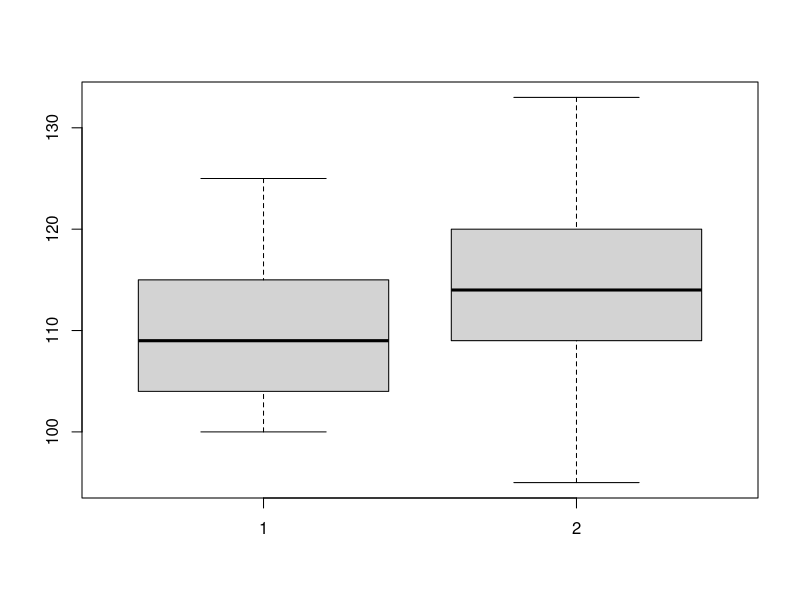
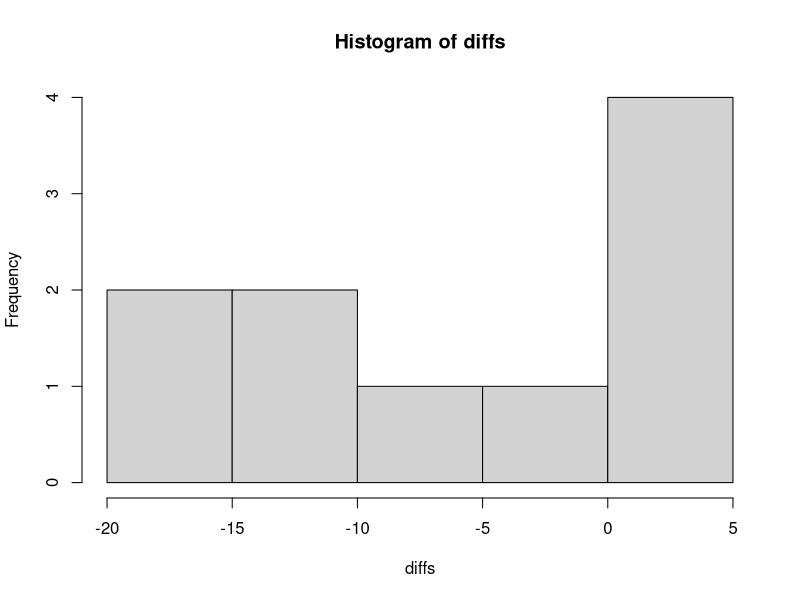
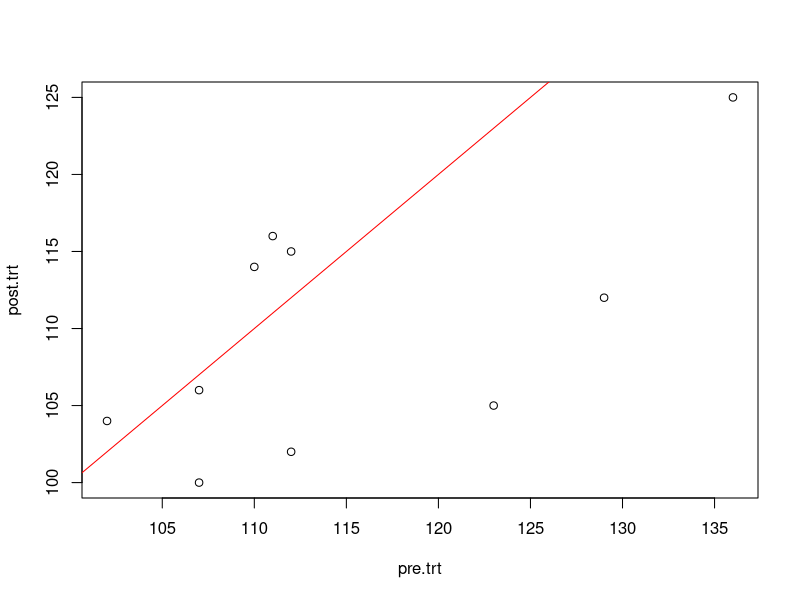

Reproduce these figures in R, in order.
## ---- chunk 1
knitr::opts_chunk$set(echo = TRUE)
## ---- chunk 2
# Define a variable to contain the list of cheese block weights
percents = c(0.8403, 0.8363, 0.8447)
# calculate the t-test results. The t.test function also produces a confidence interval
t.test (percents, mu=0.86)
## ---- chunk 3
# Define a variable for each group
sysbp.trt = c(100, 114, 105, 112, 115, 116, 106, 102, 125, 104)
sysbp.ctl = c(124, 97, 113, 105, 95, 119, 114, 114, 121, 118, 133)
# visualize the data
boxplot (sysbp.trt, sysbp.ctl)
# calculate the t-test and confidence interval
t.test (sysbp.trt, sysbp.ctl, var.equal=T)
## ---- chunk 4
df = data.frame (subject= 1:10, 
                 post.trt= c(100, 114, 105, 112, 115, 116, 106, 102, 125, 104),
                 pre.trt= c(107, 110, 123, 129, 112, 111, 107, 112, 136, 102))
df
## ---- chunk 5
attach (df)
diffs = post.trt - pre.trt
# Histogram of differences
hist (diffs)
# The paired t-test can be calculated two different ways
t.test (diffs)
t.test (post.trt, pre.trt, paired = T)
# Scatterplot of post- vs pre-treatment
plot (pre.trt, post.trt)
# Put a "Y=X" line on the plot - this is the line of "no difference" between pre and post
abline (0, 1,col='red')
